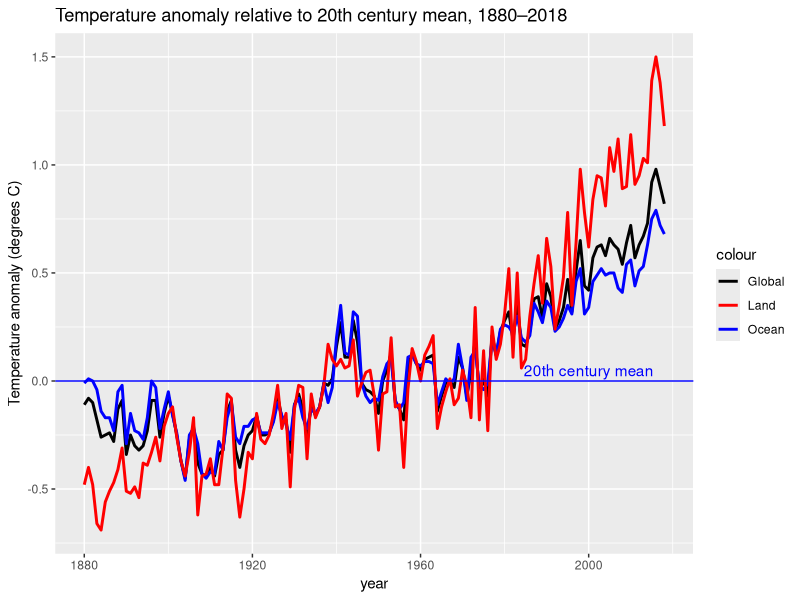

This figure's R source: (Note: this script raises an error after producing the figure.)
library(tidyverse)
library(dslabs)

data(temp_carbon)

# Find earliest year where temp_anomaly > 0
earliest_above_mean <- temp_carbon %>%
  filter(!is.na(temp_anomaly), temp_anomaly > 0) %>%
  arrange(year) %>%
  slice(1)

print(earliest_above_mean)

library(tidyverse)
library(dslabs)

data(temp_carbon)

# Find the last year where temp_anomaly < 0
last_below_mean <- temp_carbon %>%
  filter(!is.na(temp_anomaly), temp_anomaly < 0) %>%
  arrange(desc(year)) %>%
  slice(1)

print(last_below_mean)

library(tidyverse)
library(dslabs)

data(temp_carbon)

# Find the first year where temp_anomaly > 0.5
first_above_half_degree <- temp_carbon %>%
  filter(!is.na(temp_anomaly), temp_anomaly > 0.5) %>%
  arrange(year) %>%
  slice(1)

print(first_above_half_degree)

library(tidyverse)
library(dslabs)

data(temp_carbon)

# Create the plot with global, ocean, and land temperature anomalies
p <- temp_carbon %>%
  filter(!is.na(temp_anomaly) & !is.na(ocean_anomaly) & !is.na(land_anomaly)) %>%
  ggplot(aes(x = year)) +
  geom_line(aes(y = temp_anomaly, color = "Global"), size = 1) +
  geom_line(aes(y = ocean_anomaly, color = "Ocean"), size = 1) +
  geom_line(aes(y = land_anomaly, color = "Land"), size = 1) +
  geom_hline(yintercept = 0, color = "blue") +
  ylab("Temperature anomaly (degrees C)") +
  ggtitle("Temperature anomaly relative to 20th century mean, 1880–2018") +
  scale_color_manual(values = c("Global" = "black", "Ocean" = "blue", "Land" = "red")) +
  annotate("text", x = 2000, y = 0.05, label = "20th century mean", color = "blue")

print(p)

library(tidyverse)
library(dslabs)

data(temp_carbon)

# Calculate the temperature change for each region (global, ocean, land) from 1880 to 2018
temp_change <- temp_carbon %>%
  filter(year == 1880 | year == 2018) %>%
  group_by(year) %>%
  summarize(
    global_anomaly = mean(temp_anomaly, na.rm = TRUE),
    ocean_anomaly = mean(ocean_anomaly, na.rm = TRUE),
    land_anomaly = mean(land_anomaly, na.rm = TRUE)
  ) %>%
  spread(year, global_anomaly:ocean_anomaly) %>%
  mutate(
    global_change = `2018` - `1880`,
    ocean_change = ocean_anomaly_2018 - ocean_anomaly_1880,
    land_change = land_anomaly_2018 - land_anomaly_1880
  )

# Print the temperature change for each region
print(temp_change)
